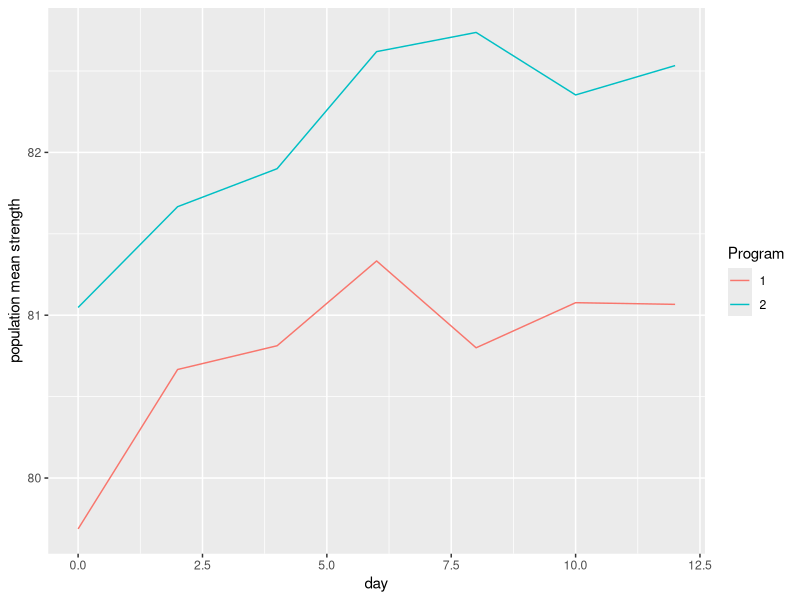

Write R code to recreate this figure.
library(tidyverse)
library(foreign)
library(nlme)

exercise <- read.dta("../datasets/exercise.dta")

exercise <- exercise %>%
  as_tibble() %>%
  gather(day, strength, y0:y12) %>%
  mutate(
    group_label = ifelse(group == 1, "Program1", "Program2"),
    day_num = case_when(
      day == "y0" ~ 0,
      day == "y2" ~ 2,
      day == "y4" ~ 4,
      day == "y6" ~ 6,
      day == "y8" ~ 8,
      day == "y10" ~ 10,
      day == "y12" ~ 12
    )
  ) %>%
  mutate(
    day_num2 = as.integer(day_num),
    group_label2 = factor(group_label),
    group_label3 = group - 1
  )
# Program1 = number of repetitions increased, but same weight
# Program2 = repetitions fixed, but weight increased

# 8.1.1 
# On a single graph, construct a time plot that displays the mean strength versus
# time (in days) for the two treatment groups. Describe the general characteristics
# of the time trends for the two exercise programs.
mean_pop <- exercise %>%
  group_by(group, day_num) %>%
  summarize(mean = mean(strength, na.rm = TRUE))

p1 <- mean_pop %>%
  ggplot(aes(x = day_num, y = mean, color = factor(group))) +
  geom_line() +
  labs(x = "day", y = "population mean strength", color = "Program")

# People enrolled in Program 2 appear to be inherently stronger.
# Strength in both programs increase until day 6 and then it plateaus.

# 8.1.2 
# Read the data from the external file and put the data in a "univariate" or "long"
# format, with 7 "records" per patient.

# 8.1.3
# Fit a model with randomly varying intercepts and slopes, and allow the mean
# values of the intercept and slope to depend on treatment group (i.e., include
# main effect of treatment, a linear time trend, and a atreatment by linear time
# trend ineteraction as fixed effects).

    #(a) What is the estimated variance of the random intercepts?
    #(b) What is the estimated variance of the random slopes?
    #(c) What is the estimated correlation between the random intercepts and slopes?
    #(d) Give an interpretation to the magnitude of the estimate variance of the
    #    random intercepts. For example, "approximately 95% of subjects have baseline
    #    measures of strength between a and b" (calculate the limits of the interval
    #    between a and b).
    #(e) Give an interpretation to the magnitude of the estimate variance of the random
    #    slopes.

exercise <- exercise %>%
  filter(!is.na(strength))

model1 <- lme(
  strength ~ group_label * day_num,
  data = exercise,
  random = ~ group_label * day_num | id
)

model2 <- lme(
  strength ~ group_label + day_num,
  data = exercise,
  random = ~ group_label + day_num | id
)


